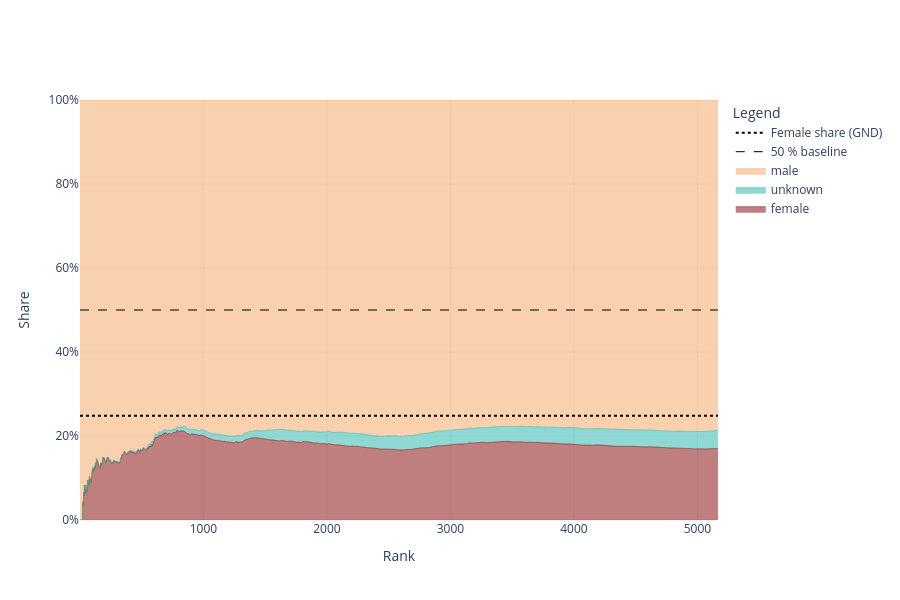

Here is the notebook cell this chart was saved with:
### Code cell
fig = go.Figure()

for col in ["female", "unknown", "male"]:
    fig.add_trace(go.Scatter(
        x=result["Rank"],
        y=result[col],
        mode="lines",
        line=dict(width=0.5, color=color_map[col]),
        stackgroup="one",
        name=col
    ))


# Baseline 1: horizontal Line at 50%

fig.add_hline(
    y=0.5,
    line_width=1,
    line_dash="dash",
    line_color="black"
)

## Dummy-Trace for Legend
fig.add_trace(go.Scatter(
    x=[None],
    y=[None],
    mode="lines",
    line=dict(width=1, dash="dash", color="black"),
    name="50 % baseline",
    showlegend=True
))


# Baseline 2: Female Share in the GND

anteil_female_gnd = gnd_df["GND_gender"].value_counts(normalize=True)["female"]

fig.add_hline(
    y=anteil_female_gnd,
    line_width=2,
    line_dash="dot",
    line_color="black"
)

## Dummy-Trace for Legend
fig.add_trace(go.Scatter(
    x=[None],
    y=[None],
    mode="lines",
    line=dict(width=2, dash="dot", color="black"),
    name="Female share (GND)",
    showlegend=True
))


# Layout

fig.update_layout(
    yaxis=dict(title="Share", tickformat=".0%", range=[0, 1]),
    xaxis=dict(title="Rank"),
    template="plotly_white",
    legend_title_text="Legend",
    showlegend=True,
    height=600
)

fig.show()

### Figure 1 — Plotly figure (JSON) as saved in the notebook; plotly's stock layout.template omitted (floating-point values rounded to 4 significant figures; data arrays with more than 128 entries replaced by an {"elided": "..."} marker saying what was removed)
{"data": [{"line": {"color": "maroon", "width": 0.5}, "mode": "lines", "name": "female", "stackgroup": "one", "type": "scatter", "x": {"elided": "5167 int values"}, "y": {"elided": "5167 float values"}}, {"line": {"color": "lightseagreen", "width": 0.5}, "mode": "lines", "name": "unknown", "stackgroup": "one", "type": "scatter", "x": {"elided": "5167 int values"}, "y": {"elided": "5167 float values"}}, {"line": {"color": "sandybrown", "width": 0.5}, "mode": "lines", "name": "male", "stackgroup": "one", "type": "scatter", "x": {"elided": "5167 int values"}, "y": {"elided": "5167 float values"}}, {"line": {"color": "black", "dash": "dash", "width": 1}, "mode": "lines", "name": "50 % baseline", "showlegend": true, "type": "scatter", "x": [null], "y": [null]}, {"line": {"color": "black", "dash": "dot", "width": 2}, "mode": "lines", "name": "Female share (GND)", "showlegend": true, "type": "scatter", "x": [null], "y": [null]}], "layout": {"height": 600, "legend": {"title": {"text": "Legend"}}, "shapes": [{"line": {"color": "black", "dash": "dash", "width": 1}, "type": "line", "x0": 0, "x1": 1, "xref": "x domain", "y0": 0.5, "y1": 0.5, "yref": "y"}, {"line": {"color": "black", "dash": "dot", "width": 2}, "type": "line", "x0": 0, "x1": 1, "xref": "x domain", "y0": 0.248, "y1": 0.248, "yref": "y"}], "showlegend": true, "xaxis": {"title": {"text": "Rank"}}, "yaxis": {"range": [0, 1], "tickformat": ".0%", "title": {"text": "Share"}}}}
